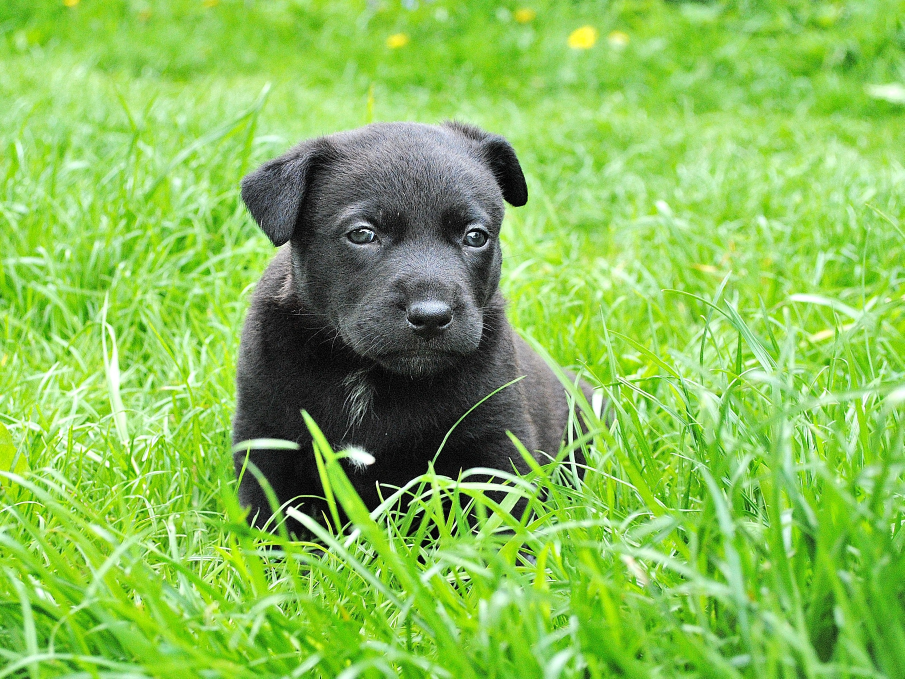
#> input picture data-science-math/img/dog.jpg, 2713 x 2036 px (shown at 1/3 size)
$ jupyter execute --allow-errors data-science-math.ipynb
#> lines starting #> are read from the running program, lines starting #| are printed output that depends on the picture
# 1. Matrizes

[cell 1]
import PIL
import matplotlib.pyplot as plt

img = PIL.Image.open("img/dog.jpg").convert("L")
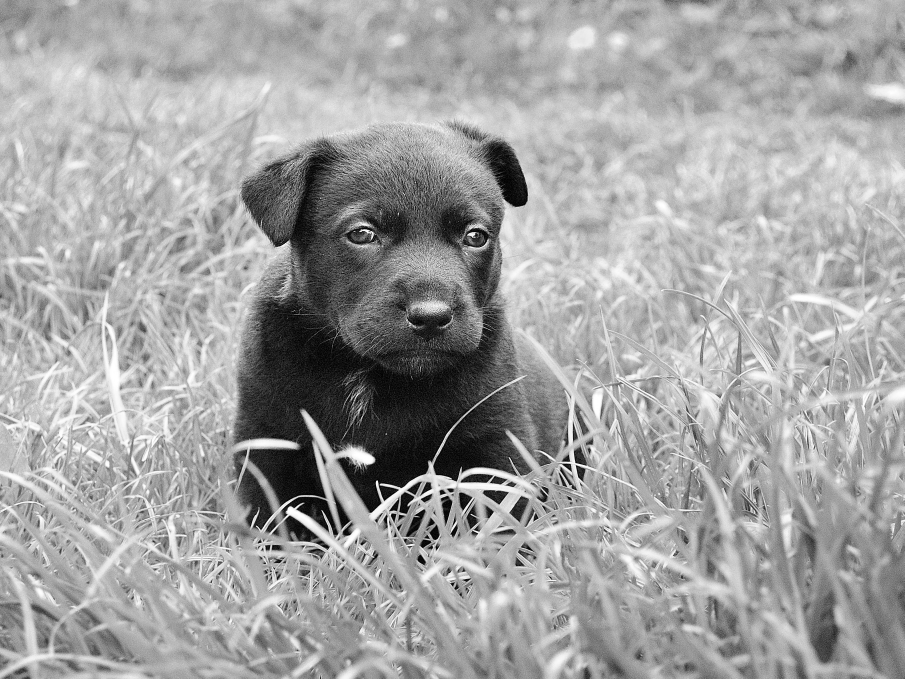
#> img: PIL image 2713x2036 L (shown at 1/3 size); min 0, max 255, mean 162.3
print(f"Dimensão da imagem: {img.size}")
#| Dimensão da imagem: (2713, 2036)
plt.figure(figsize = (10,10))
plt.imshow(img, cmap='gray')
plt.savefig('dog_matrix.png')
plt.show()

[cell 2]
from PIL import Image
import numpy as np

img = np.asarray(Image.open('img/dog.jpg').convert('L'))
print(img)
#> (printed output is left out)

[cell 3]
# Busca imagem e analisa dimensões
img = plt.imread('img/dog.jpg')
#> img is the input picture: shape (2036, 2713, 3); mean R, G, B 136, 190.7, 85.1
print(f"Dimensão da imagem: {img.shape}")
#| Dimensão da imagem: (2036, 2713, 3)

# Criação da figura e dos objetos
titles = ['RGB', 'Red', 'Green', 'Blue']
cmaps = [None, plt.cm.Reds_r, plt.cm.Greens_r, plt.cm.Blues_r]
fig, axes = plt.subplots(1, 4, figsize=(20,5))
objs = zip(axes, (img, *img.transpose(2,0,1)), titles, cmaps)

# Visualização da imagem por canal de cor
for ax, channel, title, cmap in objs:
    ax.imshow(channel, cmap=cmap)
    ax.set_title(title)
    ax.set_xticks(())
    ax.set_yticks(())
#> this loop made 4 passes
#> title on passes 2 to 4: 'Red', 'Green', 'Blue'
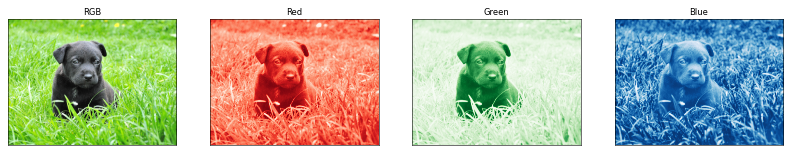
#> figure drawn by matplotlib, 4 panels

[cell 4]
img = np.asarray(Image.open('img/dog.jpg'))
pixel = img[0,0]
#> pixel = [109, 191, 45]
print(f"Primeiro pixel: {pixel}")
#| Primeiro pixel: [109 191  45]
plt.figure(figsize = (3,3))
fig = plt.imshow([[pixel]])
fig.axes.get_xaxis().set_visible(False)
fig.axes.get_yaxis().set_visible(False)
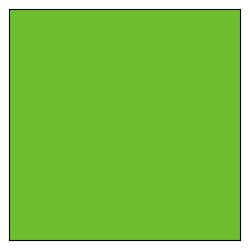
#> figure drawn by matplotlib, 1 panel

# 2. Trigonometria

[cell 5]
from datetime import datetime, timedelta
import pandas as pd

today = datetime.today().strftime("%Y-%m-%d 00:00")
start_date = datetime.strptime(today, "%Y-%m-%d 00:00")
end_date = start_date + timedelta(hours=24)
df = pd.DataFrame(pd.date_range(start_date, end=end_date, freq="H"), columns=["data"])
df['hora'] = df.data.dt.hour
df.tail()

[cell 6]
df['sen'] = np.sin(2 * np.pi * df['hora']/23)
df['cos'] = np.cos(2 * np.pi * df['hora']/23)
df.tail()

[cell 7]
fig, axes = plt.subplots(nrows=1, ncols=2, figsize=(13, 6))
axes[0].plot(df.hora[0:23])
axes[1].scatter(df['sen'], df["cos"])
plt.show()
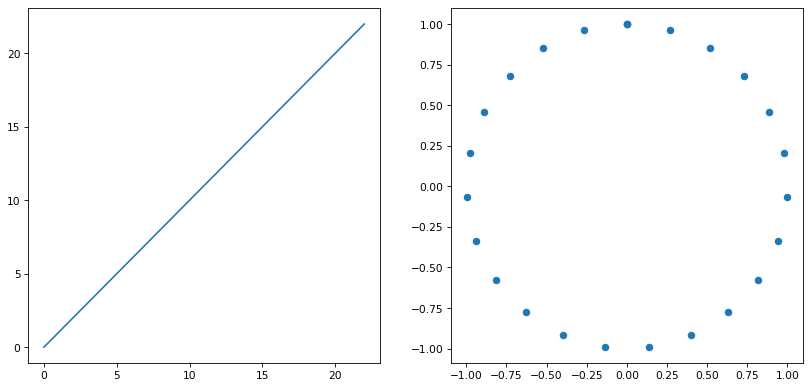
#> figure drawn by matplotlib, 2 panels; panel 1: curve peaks at x = 22, y = 22
